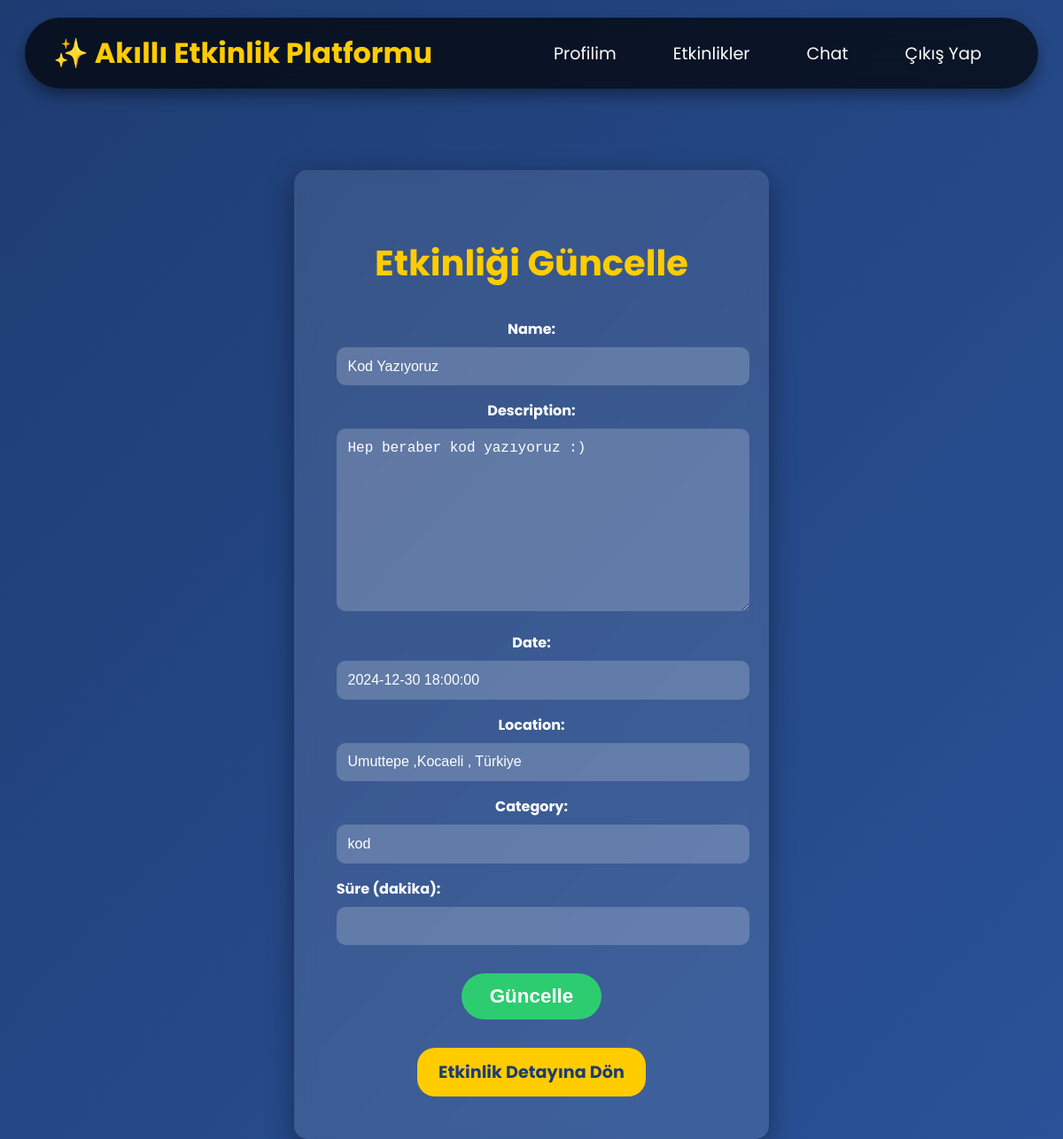
The page /events/update/39/ (signed in) on the database its author committed.
### events/models.py (models this page shows, shortened)
class Event(models.Model):
    name = models.CharField(max_length=200)
    description = models.TextField()
    date = models.DateTimeField()
    duration = models.DurationField(null=True, blank=True)
    location = models.CharField(max_length=300)
    category = models.CharField(max_length=100)
    owner = models.ForeignKey(settings.AUTH_USER_MODEL, on_delete=models.CASCADE, related_name='owned_events')  # Etkinliğin sahibi
    participants = models.ManyToManyField(User, through='Participation')
    latitude = models.FloatField(blank=True, null=True)  # Enlem bilgisi
    longitude = models.FloatField(blank=True, null=True)  # Boylam bilgisi

### events/views.py (the view)
# urls.py: path('update/<int:event_id>/', views.update_event, name='update_event'),
@login_required
def update_event(request, event_id):
    event = get_object_or_404(Event, pk=event_id)
    if event.owner != request.user:
        messages.error(request, 'Bu etkinliği güncelleme yetkiniz yok.')
        return redirect('event_detail', event_id=event.id)
    if request.method == 'POST':
        form = EventForm(request.POST, instance=event)
        if form.is_valid():
            try:
                duration_minutes = int(request.POST.get('duration'))
                event.duration = timedelta(minutes=duration_minutes)
            except ValueError:
                messages.error(request, 'Süre geçerli bir sayı olmalıdır. Lütfen tekrar deneyin.')
                return render(request, 'events/update_event.html', {'form': form, 'event': event})
            overlapping_events = check_event_conflicts(event, request.user)
            if overlapping_events.exists():
                messages.error(request, 'Güncellemek istediğiniz etkinlik, başka etkinliklerle çakışıyor. Lütfen farklı bir zaman seçin.')
                return render(request, 'events/update_event.html', {'form': form, 'event': event, 'overlapping_events': overlapping_events})
            form.save()
            messages.success(request, 'Etkinlik başarıyla güncellendi.')
            return redirect('event_detail', event_id=event.id)
        else:
            messages.error(request, 'Etkinlik güncellenirken bir hata oluştu. Lütfen formu kontrol edin.')
    else:
        form = EventForm(instance=event)
    return render(request, 'events/update_event.html', {'form': form, 'event': event})

### events/forms.py
class EventForm(forms.ModelForm):
    class Meta:
        model = Event
        fields = ['name', 'description', 'date', 'location', 'category']

### events/templates/events/update_event.html (shortened to what this page needs)
<!DOCTYPE html>
<html lang="en">
<head>
</head>
<body>
    <div class="floating-navbar">
        <a href="{% url 'homepage' %}" class="navbar-logo">✨ Akıllı Etkinlik Platformu</a>
        <ul class="menu-items">
            <li><a href="{% url 'profile' request.user.id %}" class="active">Profilim</a></li>
            <li>
                <a href="#">Etkinlikler</a>
            </li>
            <li><a href="{}">Chat</a></li>
            <li><a href="{% url 'logout' %}">Çıkış Yap</a></li>
        </ul>
    </div>
    <div class="update-event-container">
        <h1>Etkinliği Güncelle</h1>
        <form method="post" action="{% url 'update_event' event.id %}">
            {{ form.as_p }}
            <div class="form-group">
                <label for="duration">Süre (dakika):</label>
                <input type="number" id="duration" name="duration" value="{{ event.duration.total_seconds|divisibleby:60 }}" min="1" required>
            </div>
            <button type="submit">Güncelle</button>
        </form>
        <a href="{% url 'event_detail' event.id %}" class="btn-back">Etkinlik Detayına Dön</a>
    </div>
</body>
</html>

### events/templates/events/update_event.html (style rules this page uses)
body { font-family: 'Poppins', sans-serif; background: linear-gradient(to bottom right, #1e3c72, #2a5298); color: #ffffff; margin: 0; padding: 0; overflow-x: hidden; display: flex; flex-direction: column; align-items: center; }
.floating-navbar { background: rgba(0, 0, 0, 0.7); box-shadow: 0 8px 16px rgba(0, 0, 0, 0.4); padding: 1rem 2rem; position: fixed; top: 20px; left: 50%; transform: translateX(-50%); z-index: 100; display: flex; justify-content: space-between; align-items: center; border-radius: 50px; backdrop-filter: blur(15px); width: 90%; }
.navbar-logo { font-size: 2rem; color: #ffcc00; font-weight: bold; text-decoration: none; transition: transform 0.3s; }
.menu-items { display: flex; list-style: none; padding: 0; margin: 0; }
.menu-items li { margin: 0 1rem; transition: transform 0.3s; position: relative; }
.menu-items li a { color: #ffffff; text-decoration: none; font-size: 1.2rem; padding: 0.5rem 1rem; border-radius: 20px; transition: background-color 0.3s, color 0.3s; }
.update-event-container { max-width: 700px; margin-top: 12rem; padding: 3rem; background: rgba(255, 255, 255, 0.1); border-radius: 15px; box-shadow: 0 10px 30px rgba(0, 0, 0, 0.4); text-align: center; backdrop-filter: blur(10px); }
.update-event-container h1 { font-size: 2.5rem; color: #ffcc00; margin-bottom: 2rem; }
.update-event-container .form-group { margin-bottom: 2rem; text-align: left; }
.update-event-container label { font-weight: bold; color: #ffffff; margin-bottom: 0.5rem; display: block; }
.update-event-container input[type="number"], .update-event-container input[type="text"], .update-event-container textarea { width: 100%; padding: 0.8rem; border-radius: 10px; border: none; outline: none; font-size: 1rem; background: rgba(255, 255, 255, 0.2); color: #ffffff; }
.update-event-container input[type="number"]::placeholder, .update-event-container input[type="text"]::placeholder, .update-event-container textarea::placeholder { color: #cccccc; }
.update-event-container button[type="submit"] { background-color: #2ecc71; color: #ffffff; font-size: 1.4rem; font-weight: bold; padding: 0.8rem 2rem; border-radius: 30px; border: none; cursor: pointer; transition: transform 0.4s, background-color 0.3s; }
.btn-back { display: inline-block; margin-top: 2rem; background-color: #ffcc00; color: #1e3c72; font-size: 1.2rem; font-weight: bold; padding: 0.8rem 1.5rem; border-radius: 20px; text-decoration: none; transition: background-color 0.3s, transform 0.3s; }

### rows shown on the page
Event: name "Kod Yazıyoruz", description "Hep beraber kod yazıyoruz :)", date "2024-12-30 18:00:00", location "Umuttepe ,Kocaeli , Türkiye", category "kod"
